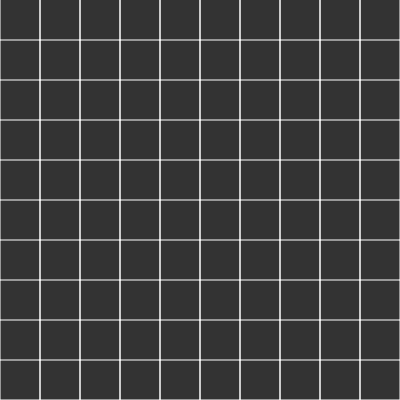
Frame 1 (no input)
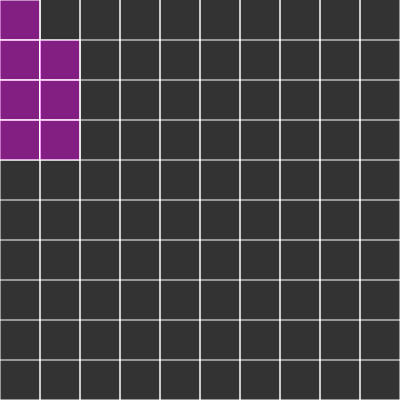
Frame 60 (no input)
Frame 120 (the mouse pressed at the canvas centre since frame 60): identical to frame 60, image omitted

The p5.js sketch that drew these frames (run headless with seeded random() and noise() and a simulated clock; from frame 60 on, the mouse is pressed at the canvas centre):

// p5.js sketch
// ── sketch.js
var cols, rows;
var w = 40;
var grid = []; // การสร้าง array ของ js 
var current;
function setup() {
  createCanvas(400, 400);
  cols = floor(width / w);
  rows = floor(height / w)
  for (var j = 0; j < rows; j++) {
    for (var i = 0; i < cols; i++) {
      var cell = new Cell(i, j); // ลักษณะเหมือนการสร้าง object เลยแหะ น่าจะเป็น object จำนวน cell(ตาราง) จะถูกสร้างตามตัว cols row  
      // ต่อไปสร้างตัวแปร array ซะ ! เพื่อที่จะเก็บค่าของ cell แต่ละ loop คำถามจะทำไปทำไม ทำไปเพราะเดี๋ยวเราต้องใช้ตำแหน่งของแต่ละ cell มาละระบุที่อยู่ของ ตัว maze runner
      grid.push(cell);
    }
  }
  current = grid[0];
}

function index(i, j) {
  if (i < 0 || j < 0 || i > cols - 1 || j > rows - 1) {
    return -1
  }
  return i + j * cols;
}

function draw() {
  background(51);
  for (var i = 0; i < grid.length; i++) {
    grid[i].show();

  }

  current.visited = true;
  var next = current.checkNeightbors();
  if (next) {
    next.visited = true;
    current = next;
  }
}


function Cell(i, j) {
  this.i = i;
  this.j = j;
  this.walls = [false, true, true, true]; // มองเป็นตัวเปิดปิด  top right bottom left
  this.visited = false;

  this.checkNeightbors = function() {
    var neighbors = [];
    var top = grid[index(i, j - 1)];
    var right = grid[index(i + 1, j)];
    var bottom = grid[index(i, j + 1)];
    var left = grid[index(i - 1, j)];

    if (top && !top.visited) {
      neighbors.push(top);
    }
    if (right && !right.visited) {
      neighbors.push(right);
    }
    if (bottom && !bottom.visited) {
      neighbors.push(bottom);
    }
    if (left && !left.visited) {
      neighbors.push(left);
    }
    if (neighbors.length > 0) {
      var r = floor(random(0, neighbors.length));
      return neighbors[r];
    } else {
      return undefined;
    }
  }

  this.show = function() {
    var x = this.i * w;
    var y = this.j * w;
    stroke(255);
    if (this.walls[0]) {
      line(x, y, x + w, y + w);
    }
    if (this.walls[1]) {
      line(x + w, y, x + w, y + w);
    }
    if (this.walls[2]) {
      line(x + w, y + w, x, y + w);
    }
    if (this.walls[3]) {
      line(x, y + w, x, y);
    }
    if (this.visited) {
      fill(255, 0, 255, 100);
      rect(x, y, w, w);
    }

  }
}

// ── style.css
h1 {
  text-align: center;

}

body {
  height: 100vh;
  display: flex;
  flex-direction: column;
  align-items: center;
  background: linear-gradient(to top left, #28b487, #7dd56f) ;
}
